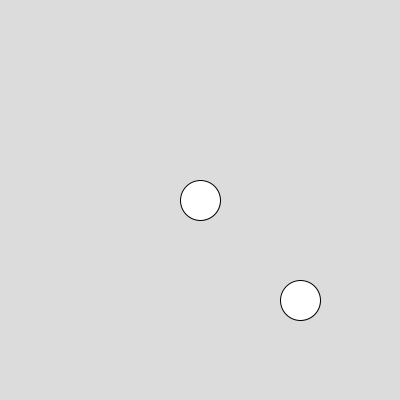
Frame 1 (no input)
Frame 60 (the mouse pressed at the canvas centre just before this capture): identical to frame 1, image omitted
Frame 120 (the mouse held since frame 60 and released just before this capture): identical to frame 1, image omitted

The Processing sketch that drew this single still picture (run headless with seeded random() and noise(); from frame 60 on, the mouse is pressed at the canvas centre):

// Processing sketch: ej012_distancia
// ── ej012_distancia.pde
int posX, posY, diam;

void setup() {
  size(400, 400);
  frameRate(5);
  posX = 200;
  posY = 200;
  diam = 40;
}

void draw() {
  background(220);
  ellipse(posX, posY, diam, diam);
  ellipse(posX+100, posY+100, diam, diam);
}

void mousePressed() {
  float distancia = dist(mouseX, mouseY, posX, posY); //<>//
  if (distancia < diam/2) {
    //estoy sobre el CENTRO de la ellipse
    println("dentro");
  } else {
    println("fuera");
  }
}
